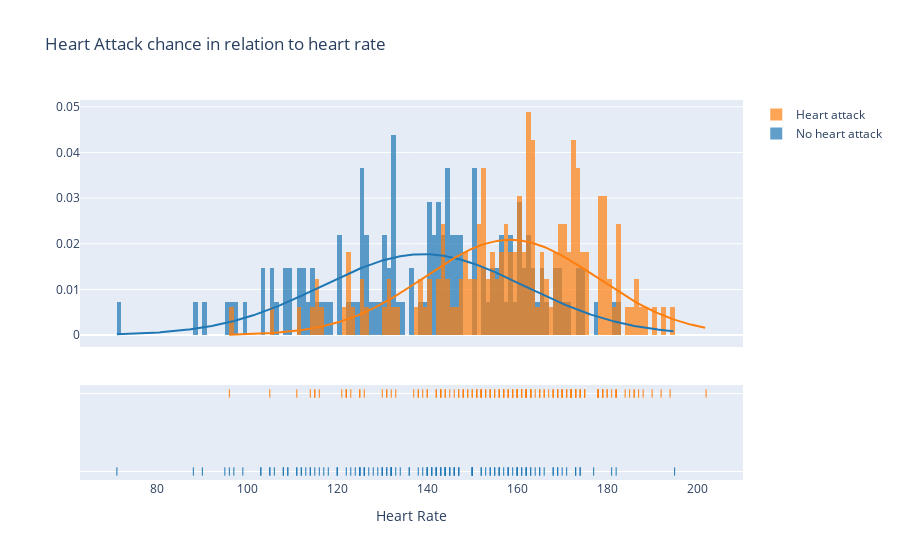

The notebook cell saved with this chart:
### Code cell
#heart attack chance in relation to heart rate
ht_yes = narrow_data[narrow_data['output']==1]['thalachh']
ht_no = narrow_data[narrow_data['output']==0]['thalachh']
fig = ff.create_distplot([ht_no, ht_yes],['No heart attack', 'Heart attack']
                         , bin_size=1, curve_type='normal')
fig.update_layout(
    title="Heart Attack chance in relation to heart rate",
    xaxis_title="Heart Rate",
)
fig.show()

### Figure 1 — Plotly figure (JSON) as saved in the notebook; plotly's stock layout.template omitted (floating-point values rounded to 4 significant figures; data arrays with more than 128 entries replaced by an {"elided": "..."} marker saying what was removed)
{"data": [{"autobinx": false, "histnorm": "probability density", "legendgroup": "No heart attack", "marker": {"color": "rgb(31, 119, 180)"}, "name": "No heart attack", "opacity": 0.7, "type": "histogram", "x": {"elided": "138 int values"}, "xaxis": "x", "xbins": {"end": 195, "size": 1, "start": 71}, "yaxis": "y"}, {"autobinx": false, "histnorm": "probability density", "legendgroup": "Heart attack", "marker": {"color": "rgb(255, 127, 14)"}, "name": "Heart attack", "opacity": 0.7, "type": "histogram", "x": {"elided": "165 int values"}, "xaxis": "x", "xbins": {"end": 202, "size": 1, "start": 96}, "yaxis": "y"}, {"legendgroup": "No heart attack", "marker": {"color": "rgb(31, 119, 180)"}, "mode": "lines", "name": "No heart attack", "showlegend": false, "type": "scatter", "x": {"elided": "500 float values"}, "xaxis": "x", "y": {"elided": "500 float values"}, "yaxis": "y"}, {"legendgroup": "Heart attack", "marker": {"color": "rgb(255, 127, 14)"}, "mode": "lines", "name": "Heart attack", "showlegend": false, "type": "scatter", "x": {"elided": "500 float values"}, "xaxis": "x", "y": {"elided": "500 float values"}, "yaxis": "y"}, {"legendgroup": "No heart attack", "marker": {"color": "rgb(31, 119, 180)", "symbol": "line-ns-open"}, "mode": "markers", "name": "No heart attack", "showlegend": false, "type": "scatter", "x": {"elided": "138 int values"}, "xaxis": "x", "y": {"elided": "138 str values"}, "yaxis": "y2"}, {"legendgroup": "Heart attack", "marker": {"color": "rgb(255, 127, 14)", "symbol": "line-ns-open"}, "mode": "markers", "name": "Heart attack", "showlegend": false, "type": "scatter", "x": {"elided": "165 int values"}, "xaxis": "x", "y": {"elided": "165 str values"}, "yaxis": "y2"}], "layout": {"barmode": "overlay", "hovermode": "closest", "legend": {"traceorder": "reversed"}, "title": {"text": "Heart Attack chance in relation to heart rate"}, "xaxis": {"anchor": "y2", "domain": [0, 1], "title": {"text": "Heart Rate"}, "zeroline": false}, "yaxis": {"anchor": "free", "domain": [0.35, 1], "position": 0}, "yaxis2": {"anchor": "x", "domain": [0, 0.25], "dtick": 1, "showticklabels": false}}}
